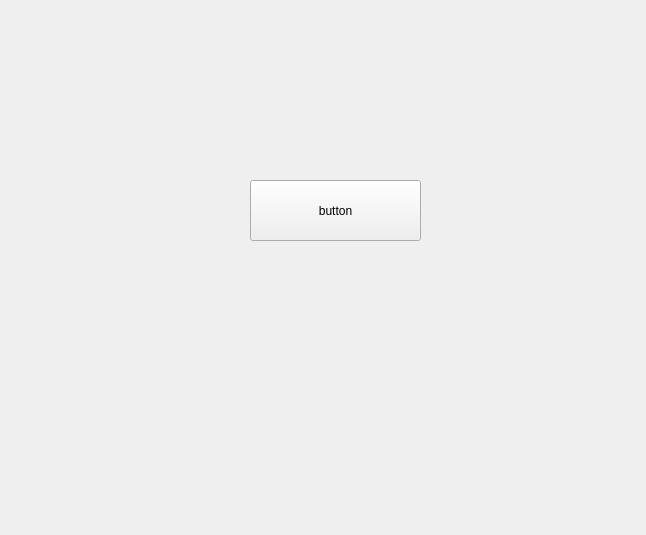
<?xml version="1.0" encoding="UTF-8"?>
<ui version="4.0">
 <class>Widget</class>
 <widget class="QWidget" name="Widget">
  <property name="geometry">
   <rect>
    <x>0</x>
    <y>0</y>
    <width>646</width>
    <height>535</height>
   </rect>
  </property>
  <property name="windowTitle">
   <string>Widget</string>
  </property>
  <widget class="QPushButton" name="pushButton">
   <property name="geometry">
    <rect>
     <x>250</x>
     <y>180</y>
     <width>171</width>
     <height>61</height>
    </rect>
   </property>
   <property name="text">
    <string>button</string>
   </property>
  </widget>
 </widget>
 <resources/>
 <connections/>
</ui>
